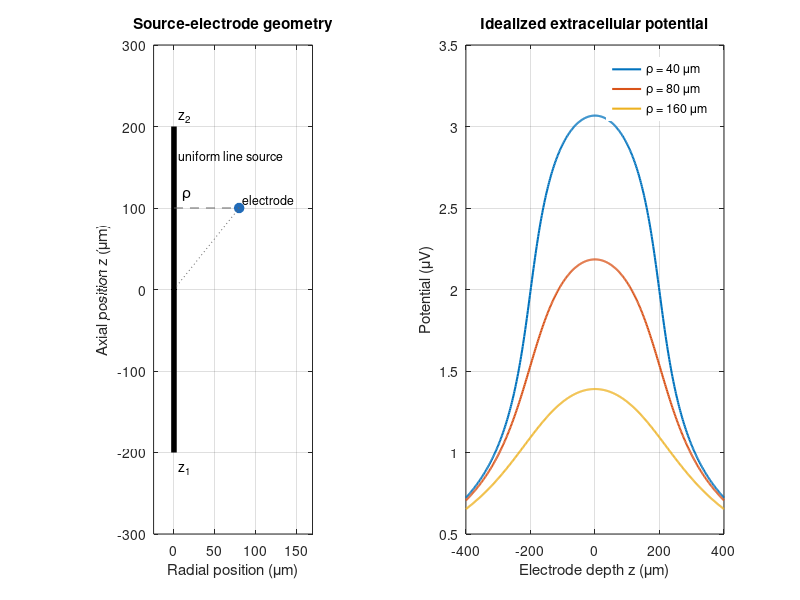

This chart was generated by the following MATLAB code: (Note: this script raises an error after producing the figure.)
function out = figure_lfp_forward_geometry(output_dir)
%FIGURE_LFP_FORWARD_GEOMETRY Idealized line-source forward model.
%   Produces a geometric schematic and a depth profile computed from
%   phi = (i_line/(4*pi*sigma)) * integral(dz / distance).
%
%   Assumptions: infinite homogeneous isotropic ohmic volume conductor;
%   a finite straight line segment with uniform impressed source current.
%   Physiological return currents and recording-reference contributions
%   are intentionally omitted. The figure is an isolated-source example,
%   not a complete forward model of a current-conserving neuron.

if nargin < 1 || isempty(output_dir)
    matlab_dir = fileparts(fileparts(fileparts(mfilename('fullpath'))));
    output_dir = fullfile(matlab_dir, 'build', 'figures');
end

sigma = 0.30;         % Conductivity, S/m.
z1 = -200e-6;         % Source start, m.
z2 =  200e-6;         % Source end, m.
I_total = 1.0e-9;     % Total impressed outward current, A.
i_line = I_total / (z2-z1); % Current per unit length, A/m.
rho_um = [40 80 160];
z_um = linspace(-400, 400, 501);

fig = figure('Visible', 'off');
fig_cleanup = onCleanup(@() close(fig)); %#ok<NASGU>

% Left: planar projection of the 3-D line-source configuration.
subplot(1, 2, 1);
plot([0 0], [z1 z2]*1e6, 'k-', 'LineWidth', 4); hold on;
rho = 80; z_e = 100;
plot(rho, z_e, 'o', 'MarkerFaceColor', [0.13 0.42 0.72], ...
    'MarkerEdgeColor', [0.13 0.42 0.72], 'MarkerSize', 7);
plot([0 rho], [z_e z_e], '--', 'Color', [0.4 0.4 0.4]);
plot([0 rho], [0 z_e], ':', 'Color', [0.4 0.4 0.4]);
plot(0, 0, 'k.', 'MarkerSize', 13);
text(5, 165, 'uniform line source', 'FontSize', 9);
text(10, 117, '\rho', 'Interpreter', 'tex', 'FontSize', 11);
text(84, 110, 'electrode', 'FontSize', 9);
text(6, -220, 'z_1', 'Interpreter', 'tex');
text(6, 212, 'z_2', 'Interpreter', 'tex');
xlabel('Radial position (\mum)', 'Interpreter', 'tex');
ylabel('Axial position z (\mum)', 'Interpreter', 'tex');
title('Source-electrode geometry');
axis([-25 170 -300 300]); axis equal; grid on;

% Right: exact Green-function line integral, not a numerical quadrature.
subplot(1, 2, 2);
colors = lines(numel(rho_um));
for k = 1:numel(rho_um)
    r = rho_um(k)*1e-6;
    z = z_um*1e-6;
    potential = i_line/(4*pi*sigma) * ...
        (asinh((z2-z)/r) - asinh((z1-z)/r));
    plot(z_um, 1e6*potential, 'LineWidth', 1.5, ...
        'Color', colors(k,:)); hold on;
end
xlabel('Electrode depth z (\mum)', 'Interpreter', 'tex');
ylabel('Potential (\muV)', 'Interpreter', 'tex');
title('Idealized extracellular potential');
legend({'\rho = 40 \mum','\rho = 80 \mum','\rho = 160 \mum'}, ...
    'Interpreter', 'tex', 'Location', 'northeast', 'Box', 'off');
grid on;
neuronal_figure_style(fig);

figure_id = 'fig_lfp_forward_geometry';
paths = export_figure_eps_pdf(fig, fullfile(output_dir, figure_id));
out = struct('figure_id', figure_id, ...
    'chapter', '05b_biophysics_inverse', ...
    'source_matlab_function', mfilename, ...
    'eps_path', paths.eps_path, 'pdf_path', paths.pdf_path, ...
    'caption', ['Idealized extracellular field of a finite uniform line source ' ...
       'in an infinite isotropic conductor. Return currents are omitted.'], ...
    'latex_label', 'fig:lfp-forward-geometry', ...
    'status', 'draft', ...
    'reference_doi', '10.1038/nrn3599');
end
